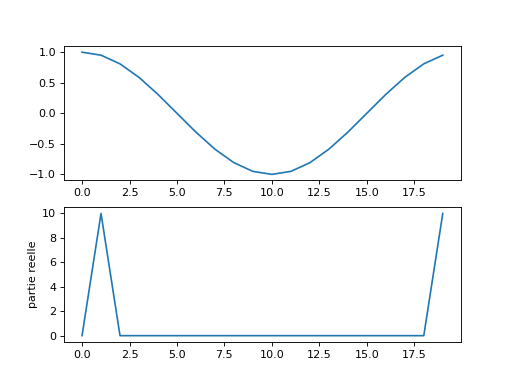

Recreate this plot in Python.
import numpy as np
import matplotlib.pyplot as plt

n = 20

# definition de a
m = np.arange(n)
a = np.cos(m * 2*np.pi/n)

# visualisation de a
plt.subplot(211)
plt.plot(a)

# calcul de A
A = np.fft.fft(a)

# visualisation de A
plt.subplot(212)
plt.plot(np.real(A))
plt.ylabel("partie reelle")

plt.show()
